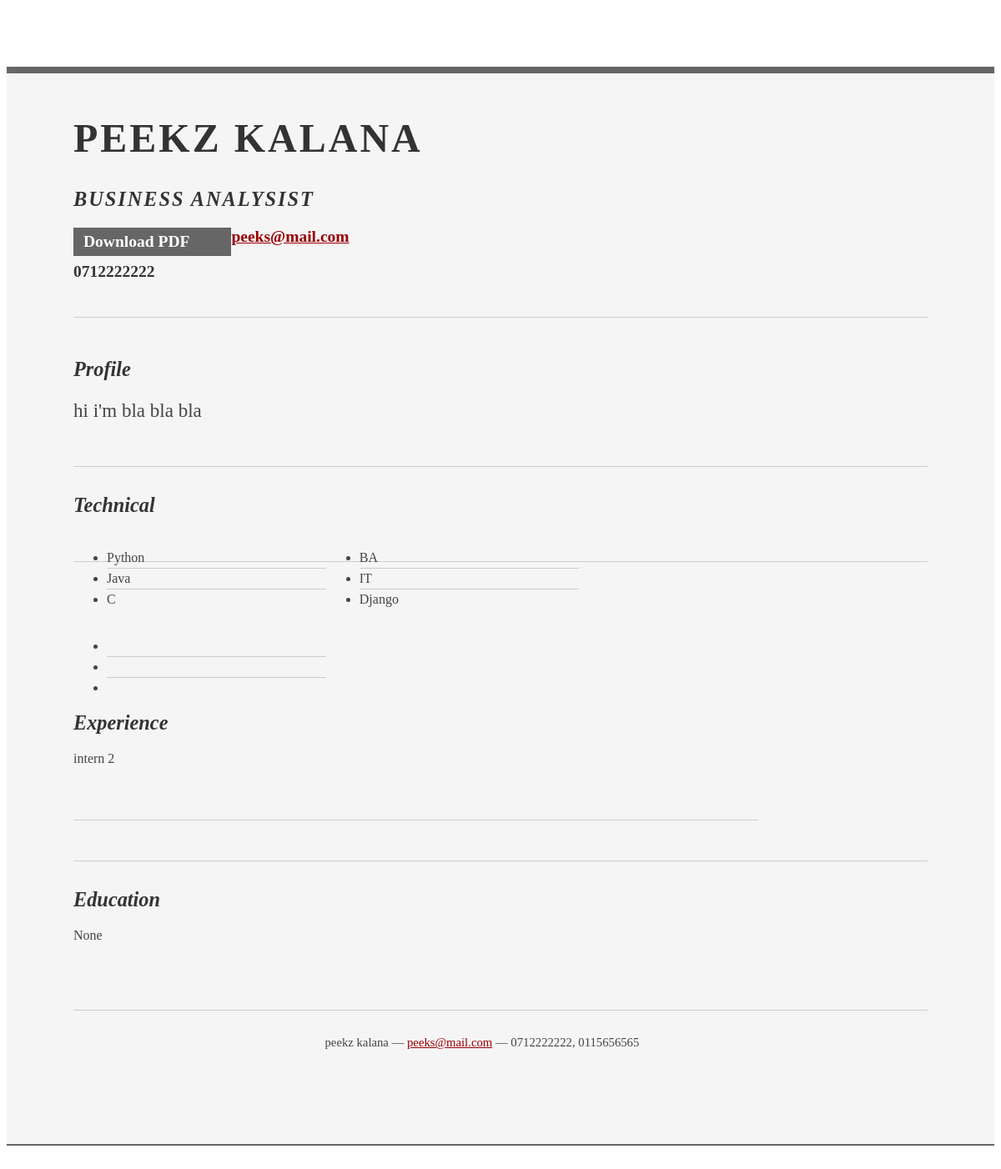
Screenshot of /portfoloio/9/ with the database file from the repository.
### CVgenr/models.py (models this page shows, shortened)
class Cvdetails(models.Model):
    first_name = models.CharField(max_length=100, null=True)
    last_name = models.CharField(max_length=100, null=True)
    description = models.TextField(null=True)
    your_title = models.CharField(max_length=500, blank=True, null=True)
    nic = models.CharField(max_length=20, null=True)
    date_of_birth = models.DateField(max_length=20, null=True)
    address = models.CharField(max_length=100, null=True)
    mobile_contact = models.CharField(max_length=10, null=True)
    home_contact = models.CharField(max_length=10, null=True)
    email = models.CharField(max_length=100, null=True)
    experience = models.TextField(null=True)
    skill1 = models.CharField(max_length=50, null=True)
    skill2 = models.CharField(max_length=50, null=True)
    skill3 = models.CharField(max_length=50, null=True)
    skill4 = models.CharField(max_length=50, null=True)
    skill5 = models.CharField(max_length=50, null=True)
    skill6 = models.CharField(max_length=50, null=True)
    education = models.TextField(null=True)
    date_created = models.DateTimeField(auto_now_add=True, null=True)

### CVgenr/views.py (the view)
# urls.py: path('portfoloio/<str:pk>/', views.portfoloio, name="portfoloio"),
def portfoloio(request, pk):
    portfolio = Cvdetails.objects.get(id=pk)
    return render(request, 'CVpages/pdf1.html', {'cvdata': portfolio})

### CVdemo/context_processors.py (called while the page is built)
def project_context(request):
    context = {
        'me':User.objects.first(),
    }
    return context

### CVgenr/templates/CVpages/pdf1.html (shortened to what this page needs)
{% load static %}
<!DOCTYPE html PUBLIC "-//W3C//DTD XHTML 1.0 Strict//EN" "http://www.w3.org/TR/xhtml1/DTD/xhtml1-strict.dtd">
<html>
<head>
	<link rel="stylesheet" type="text/css" href="http://yui.yahooapis.com/2.7.0/build/reset-fonts-grids/reset-fonts-grids.css" media="all" />
	<link rel="stylesheet" href="{% static '/css/resume.css' %}">
</head>
<body>
<div id="doc2" class="yui-t7">
	<div id="inner">
		<div id="hd">
			<div class="yui-gc">
				<div class="yui-u first">
					<h1>{{cvdata.first_name}} {{cvdata.last_name}}</h1>
					<h2>{{cvdata.your_title}}</h2>
				</div>
				<div class="yui-u">
					<div class="contact-info">
						<h3><a id="pdf" href="{% url 'CVpages:pdfDown' cvdata.id %}">Download PDF</a></h3>
						<h3><a href="mailto:{{cvdata.email}}">{{cvdata.email}}</a></h3>
						<h3>{{cvdata.mobile_contact}}</h3>
					</div>
				</div>
			</div>
		</div>
		<div id="bd">
			<div id="yui-main">
				<div class="yui-b">
					<div class="yui-gf">
						<div class="yui-u first">
							<h2>Profile</h2>
						</div>
						<div class="yui-u">
							<p class="enlarge">
								{{cvdata.description}}
							</p>
						</div>
					</div>
					<div class="yui-gf">
						<div class="yui-u first">
							<h2>Technical</h2>
						</div>
						<div class="yui-u">
							<ul class="talent">
								<li>{{cvdata.skill1}}</li>
								<li>{{cvdata.skill2}}</li>
								<li class="last">{{cvdata.skill3}}</li>
							</ul>
							<ul class="talent">
								<li>{{cvdata.skill4}}</li>
								<li>{{cvdata.skill5}}</li>
								<li class="last">{{cvdata.skill6}}</li>
							</ul>
							<ul class="talent">
								<li></li>
								<li></li>
								<li class="last"></li>
							</ul>
						</div>
					</div>
					<div class="yui-gf">
						<div class="yui-u first">
							<h2>Experience</h2>
						</div>
						<div class="yui-u">
							<div class="job">
								{{cvdata.experience|linebreaks}}
							</div>
						</div>
					</div>
					<div class="yui-gf last">
						<div class="yui-u first">
							<h2>Education</h2>
						</div>
						<div class="yui-u">
							{{cvdata.education|linebreaks}}
						</div>
					</div>
				</div>
			</div>
		</div>
		<div id="ft">
			<p>{{cvdata.first_name}} {{cvdata.last_name}} &mdash; <a href="mailto:{{cvdata.email}}">{{cvdata.email}}</a> &mdash; {{cvdata.mobile_contact}}, {{cvdata.home_contact}}</p>
		</div>
	</div>
</div>
</body>
</html>

### static/css/resume.css (style rules this page uses)
body { font-family: Georgia; color: #444; }
#inner { padding: 10px 80px; margin: 80px auto; background: #f5f5f5; border: solid #666; border-width: 8px 0 2px 0; }
.yui-gf { margin-bottom: 2em; padding-bottom: 2em; border-bottom: 1px solid #ccc; }
#hd { margin: 2.5em 0 3em 0; padding-bottom: 1.5em; border-bottom: 1px solid #ccc }
#hd h2 { text-transform: uppercase; letter-spacing: 2px; }
#bd, #ft { margin-bottom: 2em; }
#ft { padding: 1em 0 5em 0; font-size: 92%; border-top: 1px solid #ccc; text-align: center; }
#ft p { margin-bottom: 0; text-align: center; }
#hd h1 { font-size: 48px; text-transform: uppercase; letter-spacing: 3px; }
h2 { font-size: 152% }
h3, h4 { font-size: 122%; }
h1, h2, h3, h4 { color: #333; }
p { font-size: 100%; line-height: 18px; padding-right: 3em; }
a { color: #990003 }
li { line-height: 24px; border-bottom: 1px solid #ccc; }
p.enlarge { font-size: 144%; padding-right: 6.5em; line-height: 24px; }
.contact-info { margin-top: 7px; }
.first h2 { font-style: italic; }
.last { border-bottom: 0 }
a#pdf { display: block; float: left; background: #666; color: white; padding: 6px 50px 6px 12px; margin-bottom: 6px; text-decoration: none; }
.job { position: relative; margin-bottom: 1em; padding-bottom: 1em; border-bottom: 1px solid #ccc; }
.job p { margin: 0.75em 0 3em 0; }
.last { border: none; }
.talent { width: 32%; float: left }
.yui-gf .yui-u { width:80.2%; }
.yui-gf div.first { width:12.3%; }

### rows the page displays
Cvdetails: first_name "PEEKZ", last_name "KALANA", your_title "BUSINESS ANALYSIST", email "peeks@mail.com", mobile_contact "0712222222", description "hi i'm bla bla bla", skill1 "Python", skill2 "Java", skill3 "C", skill4 "BA", skill5 "IT", skill6 "Django", experience "intern 2", education "None", first_name "peekz", last_name "kalana", home_contact "0115656565"
